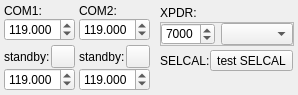
<?xml version="1.0" encoding="UTF-8"?>
<ui version="4.0">
 <class>CCockpitComForm</class>
 <widget class="QFrame" name="CCockpitComForm">
  <property name="geometry">
   <rect>
    <x>0</x>
    <y>0</y>
    <width>292</width>
    <height>95</height>
   </rect>
  </property>
  <property name="windowTitle">
   <string>Frame</string>
  </property>
  <layout class="QHBoxLayout" name="hl_CockpitComForm" stretch="1,2">
   <property name="leftMargin">
    <number>2</number>
   </property>
   <property name="topMargin">
    <number>2</number>
   </property>
   <property name="rightMargin">
    <number>2</number>
   </property>
   <property name="bottomMargin">
    <number>2</number>
   </property>
   <item>
    <widget class="QFrame" name="fr_Com">
     <property name="frameShape">
      <enum>QFrame::NoFrame</enum>
     </property>
     <property name="frameShadow">
      <enum>QFrame::Plain</enum>
     </property>
     <property name="lineWidth">
      <number>0</number>
     </property>
     <layout class="QGridLayout" name="gl_Com">
      <property name="leftMargin">
       <number>2</number>
      </property>
      <property name="topMargin">
       <number>2</number>
      </property>
      <property name="rightMargin">
       <number>2</number>
      </property>
      <property name="bottomMargin">
       <number>2</number>
      </property>
      <property name="spacing">
       <number>4</number>
      </property>
      <item row="0" column="1">
       <widget class="QWidget" name="qw_ComPanelCom2Active" native="true">
        <layout class="QGridLayout" name="gl_ComPanelCom2Active">
         <property name="leftMargin">
          <number>0</number>
         </property>
         <property name="topMargin">
          <number>0</number>
         </property>
         <property name="rightMargin">
          <number>0</number>
         </property>
         <property name="bottomMargin">
          <number>0</number>
         </property>
         <property name="spacing">
          <number>0</number>
         </property>
         <item row="0" column="0">
          <widget class="QLabel" name="lbl_ComPanelCom2Active">
           <property name="sizePolicy">
            <sizepolicy hsizetype="Preferred" vsizetype="Preferred">
             <horstretch>0</horstretch>
             <verstretch>0</verstretch>
            </sizepolicy>
           </property>
           <property name="text">
            <string>COM2:</string>
           </property>
           <property name="buddy">
            <cstring>qw_ComPanelCom2Active</cstring>
           </property>
          </widget>
         </item>
         <item row="1" column="0" colspan="2">
          <widget class="QDoubleSpinBox" name="ds_ComPanelCom2Active">
           <property name="decimals">
            <number>3</number>
           </property>
           <property name="minimum">
            <double>118.000000000000000</double>
           </property>
           <property name="maximum">
            <double>136.974999999999994</double>
           </property>
           <property name="singleStep">
            <double>0.025000000000000</double>
           </property>
           <property name="value">
            <double>119.000000000000000</double>
           </property>
          </widget>
         </item>
         <item row="0" column="1" alignment="Qt::AlignHCenter">
          <widget class="BlackGui::CLedWidget" name="led_ComPanelCom2" native="true"/>
         </item>
        </layout>
       </widget>
      </item>
      <item row="1" column="0">
       <widget class="QWidget" name="qw_ComPanelCom1Standby" native="true">
        <layout class="QGridLayout" name="gl_ComPanelCom1Standby">
         <property name="leftMargin">
          <number>0</number>
         </property>
         <property name="topMargin">
          <number>0</number>
         </property>
         <property name="rightMargin">
          <number>0</number>
         </property>
         <property name="bottomMargin">
          <number>0</number>
         </property>
         <property name="spacing">
          <number>0</number>
         </property>
         <item row="0" column="0">
          <widget class="QLabel" name="lbl_ComPanelCom1Standby">
           <property name="text">
            <string>standby:</string>
           </property>
          </widget>
         </item>
         <item row="1" column="0" colspan="2">
          <widget class="QDoubleSpinBox" name="ds_ComPanelCom1Standby">
           <property name="decimals">
            <number>3</number>
           </property>
           <property name="minimum">
            <double>118.000000000000000</double>
           </property>
           <property name="maximum">
            <double>136.974999999999994</double>
           </property>
           <property name="singleStep">
            <double>0.025000000000000</double>
           </property>
           <property name="value">
            <double>119.000000000000000</double>
           </property>
          </widget>
         </item>
         <item row="0" column="1">
          <widget class="QToolButton" name="tb_ComPanelCom1Toggle">
           <property name="toolTip">
            <string>Toggle COM 1 standby/active</string>
           </property>
           <property name="text">
            <string/>
           </property>
           <property name="icon">
            <iconset resource="../../blackmisc/blackmisc.qrc">
             <normaloff>:/diagona/icons/diagona/icons/arrow-circle-double-135.png</normaloff>:/diagona/icons/diagona/icons/arrow-circle-double-135.png</iconset>
           </property>
          </widget>
         </item>
        </layout>
       </widget>
      </item>
      <item row="0" column="0">
       <widget class="QWidget" name="qw_ComPanelCom1Active" native="true">
        <layout class="QGridLayout" name="gl_ComPanelCom1Active">
         <property name="leftMargin">
          <number>0</number>
         </property>
         <property name="topMargin">
          <number>0</number>
         </property>
         <property name="rightMargin">
          <number>0</number>
         </property>
         <property name="bottomMargin">
          <number>0</number>
         </property>
         <property name="spacing">
          <number>0</number>
         </property>
         <item row="0" column="0">
          <widget class="QLabel" name="lbl_ComPanelCom1Active">
           <property name="sizePolicy">
            <sizepolicy hsizetype="Preferred" vsizetype="Preferred">
             <horstretch>0</horstretch>
             <verstretch>0</verstretch>
            </sizepolicy>
           </property>
           <property name="text">
            <string>COM1:</string>
           </property>
           <property name="buddy">
            <cstring>qw_ComPanelCom1Active</cstring>
           </property>
          </widget>
         </item>
         <item row="1" column="0" colspan="2">
          <widget class="QDoubleSpinBox" name="ds_ComPanelCom1Active">
           <property name="decimals">
            <number>3</number>
           </property>
           <property name="minimum">
            <double>118.000000000000000</double>
           </property>
           <property name="maximum">
            <double>136.974999999999994</double>
           </property>
           <property name="singleStep">
            <double>0.025000000000000</double>
           </property>
           <property name="value">
            <double>119.000000000000000</double>
           </property>
          </widget>
         </item>
         <item row="0" column="1" alignment="Qt::AlignHCenter">
          <widget class="BlackGui::CLedWidget" name="led_ComPanelCom1" native="true"/>
         </item>
        </layout>
       </widget>
      </item>
      <item row="1" column="1">
       <widget class="QWidget" name="qw_ComPanelCom2Standby" native="true">
        <layout class="QGridLayout" name="gl_ComPanelCom2Standby">
         <property name="leftMargin">
          <number>0</number>
         </property>
         <property name="topMargin">
          <number>0</number>
         </property>
         <property name="rightMargin">
          <number>0</number>
         </property>
         <property name="bottomMargin">
          <number>0</number>
         </property>
         <property name="spacing">
          <number>0</number>
         </property>
         <item row="0" column="0">
          <widget class="QLabel" name="lbl_ComPanelCom2Standby">
           <property name="sizePolicy">
            <sizepolicy hsizetype="Preferred" vsizetype="Preferred">
             <horstretch>0</horstretch>
             <verstretch>0</verstretch>
            </sizepolicy>
           </property>
           <property name="text">
            <string>standby:</string>
           </property>
          </widget>
         </item>
         <item row="1" column="0" colspan="2">
          <widget class="QDoubleSpinBox" name="ds_ComPanelCom2Standby">
           <property name="decimals">
            <number>3</number>
           </property>
           <property name="minimum">
            <double>118.000000000000000</double>
           </property>
           <property name="maximum">
            <double>136.974999999999994</double>
           </property>
           <property name="singleStep">
            <double>0.025000000000000</double>
           </property>
           <property name="value">
            <double>119.000000000000000</double>
           </property>
          </widget>
         </item>
         <item row="0" column="1">
          <widget class="QToolButton" name="tb_ComPanelCom2Toggle">
           <property name="toolTip">
            <string>Toggle COM 2 standby/active</string>
           </property>
           <property name="text">
            <string/>
           </property>
           <property name="icon">
            <iconset resource="../../blackmisc/blackmisc.qrc">
             <normaloff>:/diagona/icons/diagona/icons/arrow-circle-double-135.png</normaloff>:/diagona/icons/diagona/icons/arrow-circle-double-135.png</iconset>
           </property>
          </widget>
         </item>
        </layout>
       </widget>
      </item>
     </layout>
    </widget>
   </item>
   <item>
    <widget class="QFrame" name="fr_Xpdr">
     <property name="lineWidth">
      <number>0</number>
     </property>
     <layout class="QGridLayout" name="gl_Xpdr">
      <property name="leftMargin">
       <number>2</number>
      </property>
      <property name="topMargin">
       <number>2</number>
      </property>
      <property name="rightMargin">
       <number>2</number>
      </property>
      <property name="bottomMargin">
       <number>2</number>
      </property>
      <property name="spacing">
       <number>4</number>
      </property>
      <item row="0" column="0">
       <widget class="QWidget" name="qw_ComPanelTransponder" native="true">
        <layout class="QGridLayout" name="gl_ComPanelTransponderTop">
         <property name="leftMargin">
          <number>0</number>
         </property>
         <property name="topMargin">
          <number>0</number>
         </property>
         <property name="rightMargin">
          <number>0</number>
         </property>
         <property name="bottomMargin">
          <number>0</number>
         </property>
         <property name="spacing">
          <number>0</number>
         </property>
         <item row="0" column="0">
          <widget class="QLabel" name="lbl_ComPanelTransponder">
           <property name="frameShape">
            <enum>QFrame::NoFrame</enum>
           </property>
           <property name="text">
            <string>XPDR:</string>
           </property>
          </widget>
         </item>
         <item row="0" column="1">
          <widget class="BlackGui::Components::CCockpitTransponderModeLedsComponent" name="comp_TransponderLeds"/>
         </item>
         <item row="1" column="0" colspan="2">
          <widget class="QFrame" name="fr_ComPanelTransponder">
           <property name="sizePolicy">
            <sizepolicy hsizetype="Preferred" vsizetype="Preferred">
             <horstretch>0</horstretch>
             <verstretch>0</verstretch>
            </sizepolicy>
           </property>
           <property name="frameShape">
            <enum>QFrame::StyledPanel</enum>
           </property>
           <property name="frameShadow">
            <enum>QFrame::Raised</enum>
           </property>
           <layout class="QHBoxLayout" name="hl_ComPanelTransponder">
            <property name="leftMargin">
             <number>0</number>
            </property>
            <property name="topMargin">
             <number>0</number>
            </property>
            <property name="rightMargin">
             <number>0</number>
            </property>
            <property name="bottomMargin">
             <number>0</number>
            </property>
            <item>
             <widget class="BlackGui::Components::CTransponderCodeSpinBox" name="sbp_ComPanelTransponder">
              <property name="minimumSize">
               <size>
                <width>0</width>
                <height>18</height>
               </size>
              </property>
              <property name="maximum">
               <number>7777</number>
              </property>
              <property name="value">
               <number>7000</number>
              </property>
             </widget>
            </item>
            <item>
             <widget class="BlackGui::Components::CTransponderModeSelector" name="cbp_ComPanelTransponderMode"/>
            </item>
           </layout>
          </widget>
         </item>
        </layout>
       </widget>
      </item>
      <item row="1" column="0">
       <widget class="QWidget" name="qw_ComPanelSelcal" native="true">
        <layout class="QGridLayout" name="gl_ComPanelSelect">
         <property name="leftMargin">
          <number>0</number>
         </property>
         <property name="topMargin">
          <number>0</number>
         </property>
         <property name="rightMargin">
          <number>0</number>
         </property>
         <property name="bottomMargin">
          <number>0</number>
         </property>
         <property name="verticalSpacing">
          <number>0</number>
         </property>
         <item row="1" column="0" colspan="2">
          <widget class="BlackGui::Components::CSelcalCodeSelector" name="frp_ComPanelSelcalSelector"/>
         </item>
         <item row="0" column="0" colspan="2" alignment="Qt::AlignLeft">
          <widget class="QFrame" name="fr_ComPanelSelcalTop">
           <layout class="QHBoxLayout" name="hl_ComPanelSelcalTop">
            <property name="spacing">
             <number>0</number>
            </property>
            <property name="leftMargin">
             <number>0</number>
            </property>
            <property name="topMargin">
             <number>0</number>
            </property>
            <property name="rightMargin">
             <number>0</number>
            </property>
            <property name="bottomMargin">
             <number>0</number>
            </property>
            <item>
             <widget class="QLabel" name="lbl_ComSelcalSelcal">
              <property name="sizePolicy">
               <sizepolicy hsizetype="Maximum" vsizetype="Preferred">
                <horstretch>0</horstretch>
                <verstretch>0</verstretch>
               </sizepolicy>
              </property>
              <property name="text">
               <string>SELCAL:</string>
              </property>
             </widget>
            </item>
            <item>
             <widget class="QToolButton" name="tb_ComPanelSelcalTest">
              <property name="sizePolicy">
               <sizepolicy hsizetype="Maximum" vsizetype="Maximum">
                <horstretch>0</horstretch>
                <verstretch>0</verstretch>
               </sizepolicy>
              </property>
              <property name="toolTip">
               <string>test SELCAL</string>
              </property>
              <property name="text">
               <string>test SELCAL</string>
              </property>
              <property name="icon">
               <iconset resource="../../blackmisc/blackmisc.qrc">
                <normaloff>:/diagona/icons/diagona/icons/speaker-volume.png</normaloff>:/diagona/icons/diagona/icons/speaker-volume.png</iconset>
              </property>
             </widget>
            </item>
           </layout>
          </widget>
         </item>
        </layout>
       </widget>
      </item>
     </layout>
    </widget>
   </item>
  </layout>
 </widget>
 <customwidgets>
  <customwidget>
   <class>BlackGui::Components::CSelcalCodeSelector</class>
   <extends>QFrame</extends>
   <header>blackgui/components/selcalcodeselector.h</header>
   <container>1</container>
  </customwidget>
  <customwidget>
   <class>BlackGui::CLedWidget</class>
   <extends>QWidget</extends>
   <header>blackgui/led.h</header>
   <container>1</container>
  </customwidget>
  <customwidget>
   <class>BlackGui::Components::CTransponderModeSelector</class>
   <extends>QComboBox</extends>
   <header>blackgui/components/transpondermodeselector.h</header>
  </customwidget>
  <customwidget>
   <class>BlackGui::Components::CTransponderCodeSpinBox</class>
   <extends>QSpinBox</extends>
   <header>blackgui/components/transpondercodespinbox.h</header>
  </customwidget>
  <customwidget>
   <class>BlackGui::Components::CCockpitTransponderModeLedsComponent</class>
   <extends>QFrame</extends>
   <header>blackgui/components/cockpittranspondermodeledscomponent.h</header>
   <container>1</container>
  </customwidget>
 </customwidgets>
 <tabstops>
  <tabstop>ds_ComPanelCom1Active</tabstop>
  <tabstop>ds_ComPanelCom2Active</tabstop>
  <tabstop>ds_ComPanelCom1Standby</tabstop>
  <tabstop>ds_ComPanelCom2Standby</tabstop>
  <tabstop>sbp_ComPanelTransponder</tabstop>
  <tabstop>cbp_ComPanelTransponderMode</tabstop>
  <tabstop>tb_ComPanelCom1Toggle</tabstop>
  <tabstop>tb_ComPanelCom2Toggle</tabstop>
  <tabstop>tb_ComPanelSelcalTest</tabstop>
 </tabstops>
 <resources>
  <include location="../../blackmisc/blackmisc.qrc"/>
 </resources>
 <connections/>
</ui>
